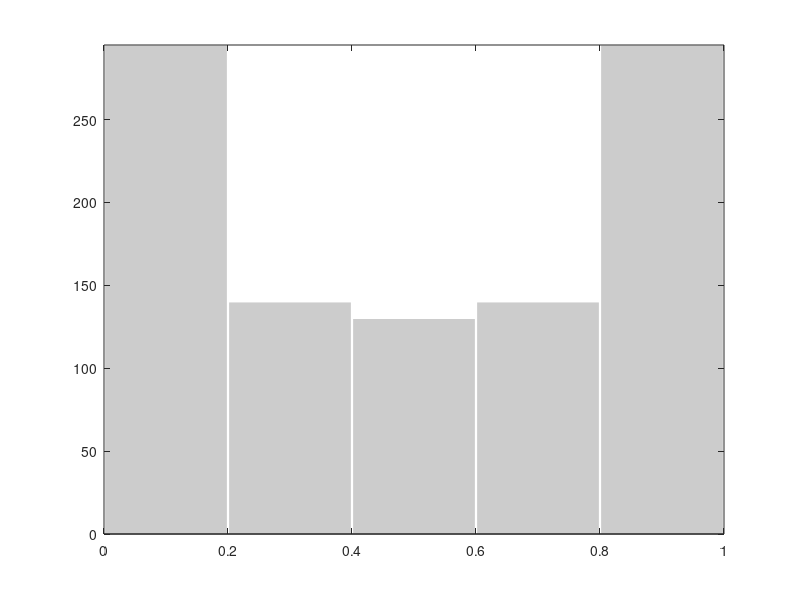

Write the MATLAB code that produced this figure.
%$ example for density estimation using a histogram
%$ (c) Jan Modersitzki 2009/03/25, see FAIR.2 and FAIRcopyright.m.
%$ note: '%$' is used so hide comments in the book                              

n = 1000; 
x = linspace(0,2*pi,n); T = 0.5*(sin(x)+1); % discretized function
minT = 0; maxT = 1;                         % bounds for the bins
numberBins = 5;                             % number of bins
binWidth   = (maxT-minT)/numberBins;        % bin width
bins       = 0:binWidth:maxT;               % the bins
binsExt    = [-inf,bins(2:end-1),inf];      % don't miss anything

rhoHat = histc(T,binsExt); % compute the histogram and plot it
bar(bins+binWidth/2,rhoHat,0.99,'edgecolor','w','facecolor',0.8*[1,1,1]);
axis([minT,maxT,0,inf])
